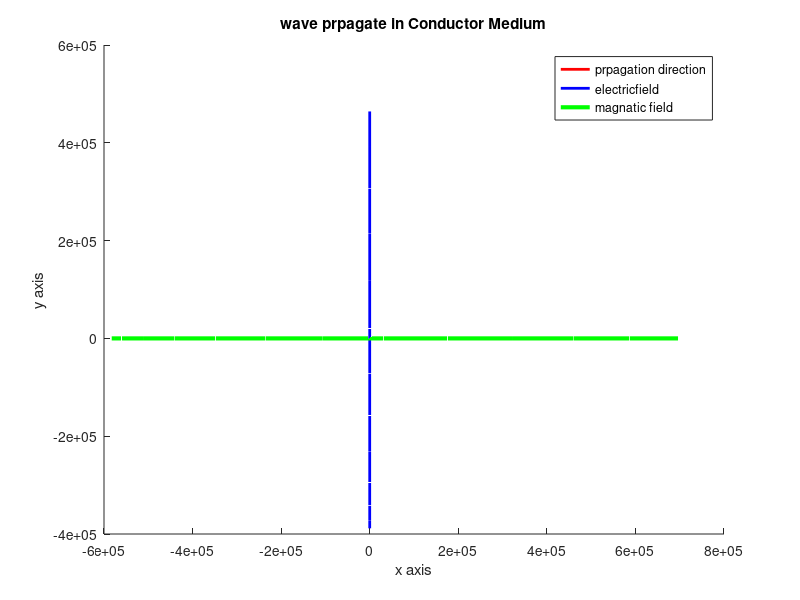

Source code (MATLAB):
% Define parameters
t = -25:0.05:2*pi;  % Time vector
phi = pi;         % Phase
emax = 2;         % Maximum electric field
hmax = 3;         % Maximum magnetic field
w = 4;            % Angular frequency
lampa = 4000;     % Wavelength
sigma = 0.5;      % Conductivity of the medium

% Calculate electric and magnetic fields
ey = emax * exp(-sigma*t) .* cos(w*t - (2*pi/lampa) * phi); % Electric field
hz = hmax * exp(-sigma*t) .* cos(w*t - (2*pi/lampa) * phi); % Magnetic field
m = t * 0; % Placeholder for magnetic field along x-axis
tt = 2*pi:-0.05:-25;

hold on
plot3(m,m,tt,'r', 'LineWidth', 2)
plot3(m,ey,tt,'b', 'LineWidth', 2)
plot3(hz,m,tt,'g', 'LineWidth', 3)
xlabel('x axis');
ylabel('y axis');
zlabel('z axis');
title('wave prpagate in Conductor Medium')
 legend('prpagation direction','electricfield','magnatic field')